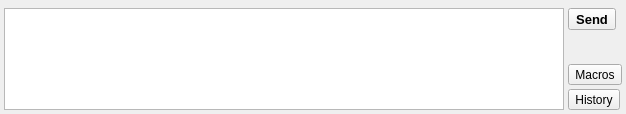
<?xml version="1.0" encoding="UTF-8"?>
<ui version="4.0">
 <class>TextEnterInputProviderUI</class>
 <widget class="QWidget" name="TextEnterInputProviderUI">
  <property name="geometry">
   <rect>
    <x>0</x>
    <y>0</y>
    <width>626</width>
    <height>114</height>
   </rect>
  </property>
  <property name="sizePolicy">
   <sizepolicy hsizetype="Preferred" vsizetype="Preferred">
    <horstretch>0</horstretch>
    <verstretch>0</verstretch>
   </sizepolicy>
  </property>
  <layout class="QGridLayout" name="gridLayout">
   <property name="margin">
    <number>4</number>
   </property>
   <property name="spacing">
    <number>4</number>
   </property>
   <item row="9" column="3">
    <widget class="QToolButton" name="btnShowInHist">
     <property name="text">
      <string>History</string>
     </property>
     <property name="toolButtonStyle">
      <enum>Qt::ToolButtonTextBesideIcon</enum>
     </property>
    </widget>
   </item>
   <item row="6" column="0" rowspan="4" colspan="3">
    <widget class="QPlainTextEdit" name="editIn">
     <property name="minimumSize">
      <size>
       <width>120</width>
       <height>48</height>
      </size>
     </property>
    </widget>
   </item>
   <item row="8" column="3">
    <widget class="QToolButton" name="btnShowMacros">
     <property name="text">
      <string>Macros</string>
     </property>
     <property name="toolButtonStyle">
      <enum>Qt::ToolButtonTextBesideIcon</enum>
     </property>
    </widget>
   </item>
   <item row="6" column="3">
    <widget class="QToolButton" name="btnInSend">
     <property name="font">
      <font>
       <pointsize>10</pointsize>
       <weight>75</weight>
       <bold>true</bold>
      </font>
     </property>
     <property name="text">
      <string>Send</string>
     </property>
     <property name="iconSize">
      <size>
       <width>22</width>
       <height>22</height>
      </size>
     </property>
     <property name="toolButtonStyle">
      <enum>Qt::ToolButtonTextBesideIcon</enum>
     </property>
    </widget>
   </item>
   <item row="1" column="1">
    <widget class="Line" name="line">
     <property name="orientation">
      <enum>Qt::Vertical</enum>
     </property>
    </widget>
   </item>
  </layout>
  <action name="actInHelp">
   <property name="icon">
    <iconset resource="resources.qrc">
     <normaloff>:/buttons/16/res/16/dialog-information.png</normaloff>:/buttons/16/res/16/dialog-information.png</iconset>
   </property>
   <property name="text">
    <string>Input Method Help</string>
   </property>
   <property name="toolTip">
    <string>See info for selected input method</string>
   </property>
  </action>
  <action name="actInConf">
   <property name="icon">
    <iconset resource="resources.qrc">
     <normaloff>:/buttons/16/res/16/configure.png</normaloff>:/buttons/16/res/16/configure.png</iconset>
   </property>
   <property name="text">
    <string>Input Config</string>
   </property>
   <property name="toolTip">
    <string>Additional input method settings</string>
   </property>
  </action>
  <action name="actInSend">
   <property name="icon">
    <iconset resource="resources.qrc">
     <normaloff>:/buttons/22/res/return.png</normaloff>:/buttons/22/res/return.png</iconset>
   </property>
   <property name="text">
    <string>Send</string>
   </property>
   <property name="toolTip">
    <string>Send data</string>
   </property>
  </action>
  <action name="actShowInHist">
   <property name="icon">
    <iconset resource="resources.qrc">
     <normaloff>:/buttons/16/res/16/arrow-down-double.png</normaloff>:/buttons/16/res/16/arrow-down-double.png</iconset>
   </property>
   <property name="text">
    <string>History</string>
   </property>
   <property name="toolTip">
    <string>Show history </string>
   </property>
  </action>
  <action name="actShowMacros">
   <property name="icon">
    <iconset resource="resources.qrc">
     <normaloff>:/buttons/16/res/16/arrow-left-double.png</normaloff>:/buttons/16/res/16/arrow-left-double.png</iconset>
   </property>
   <property name="text">
    <string>Macros</string>
   </property>
  </action>
 </widget>
 <layoutdefault spacing="6" margin="11"/>
 <resources>
  <include location="resources.qrc"/>
 </resources>
 <connections/>
</ui>
